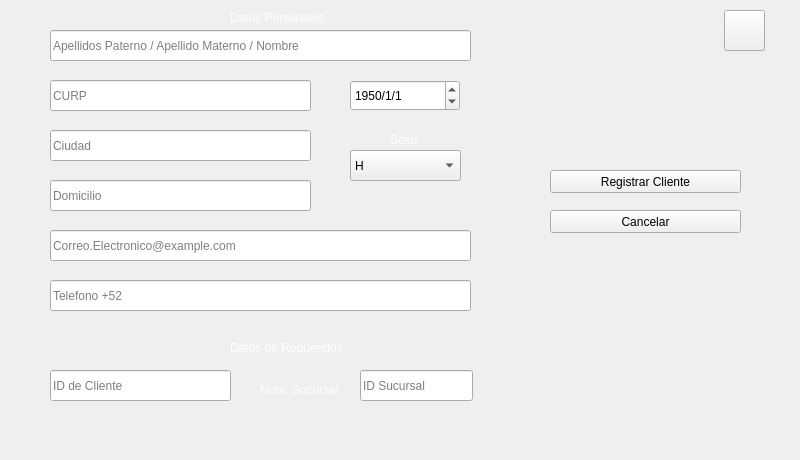
      <widget class="QWidget" name="tab_3">
       <attribute name="title">
        <string>Registrar Clientes</string>
       </attribute>
       <widget class="QLabel" name="label1002">
        <property name="geometry">
         <rect>
          <x>0</x>
          <y>0</y>
          <width>791</width>
          <height>451</height>
         </rect>
        </property>
        <property name="styleSheet">
         <string notr="true">border-image: url(:/imagenes/negro3.png);</string>
        </property>
        <property name="text">
         <string/>
        </property>
       </widget>
       <widget class="QLineEdit" name="NombreClientelineEdit">
        <property name="geometry">
         <rect>
          <x>50</x>
          <y>30</y>
          <width>421</width>
          <height>31</height>
         </rect>
        </property>
        <property name="styleSheet">
         <string notr="true">font: 63 9pt &quot;Yu Gothic UI Semibold&quot;;
font: 13pt &quot;MS Shell Dlg 2&quot;;</string>
        </property>
        <property name="placeholderText">
         <string>Apellidos Paterno / Apellido Materno / Nombre</string>
        </property>
       </widget>
       <widget class="QLineEdit" name="CURPclientelineEdit">
        <property name="geometry">
         <rect>
          <x>50</x>
          <y>80</y>
          <width>261</width>
          <height>31</height>
         </rect>
        </property>
        <property name="styleSheet">
         <string notr="true">font: 63 9pt &quot;Yu Gothic UI Semibold&quot;;
font: 13pt &quot;MS Shell Dlg 2&quot;;</string>
        </property>
        <property name="placeholderText">
         <string>CURP</string>
        </property>
       </widget>
       <widget class="QLineEdit" name="CiudadlineEdit">
        <property name="geometry">
         <rect>
          <x>50</x>
          <y>130</y>
          <width>261</width>
          <height>31</height>
         </rect>
        </property>
        <property name="styleSheet">
         <string notr="true">font: 63 9pt &quot;Yu Gothic UI Semibold&quot;;
font: 13pt &quot;MS Shell Dlg 2&quot;;</string>
        </property>
        <property name="placeholderText">
         <string>Ciudad</string>
        </property>
       </widget>
       <widget class="QLineEdit" name="DomiciliolineEdit">
        <property name="geometry">
         <rect>
          <x>50</x>
          <y>180</y>
          <width>261</width>
          <height>31</height>
         </rect>
        </property>
        <property name="styleSheet">
         <string notr="true">font: 63 9pt &quot;Yu Gothic UI Semibold&quot;;
font: 13pt &quot;MS Shell Dlg 2&quot;;</string>
        </property>
        <property name="placeholderText">
         <string>Domicilio</string>
        </property>
       </widget>
       <widget class="QLineEdit" name="CorreoClientelineEdit">
        <property name="geometry">
         <rect>
          <x>50</x>
          <y>230</y>
          <width>421</width>
          <height>31</height>
         </rect>
        </property>
        <property name="styleSheet">
         <string notr="true">font: 63 9pt &quot;Yu Gothic UI Semibold&quot;;
font: 13pt &quot;MS Shell Dlg 2&quot;;</string>
        </property>
        <property name="placeholderText">
         <string>Correo.Electronico@example.com</string>
        </property>
       </widget>
       <widget class="QLineEdit" name="TelefonoClientelineEdit">
        <property name="geometry">
         <rect>
          <x>50</x>
          <y>280</y>
          <width>421</width>
          <height>31</height>
         </rect>
        </property>
        <property name="styleSheet">
         <string notr="true">font: 63 9pt &quot;Yu Gothic UI Semibold&quot;;
font: 13pt &quot;MS Shell Dlg 2&quot;;</string>
        </property>
        <property name="placeholderText">
         <string>Telefono +52</string>
        </property>
       </widget>
       <widget class="QLabel" name="label101_2">
        <property name="geometry">
         <rect>
          <x>230</x>
          <y>340</y>
          <width>121</width>
          <height>16</height>
         </rect>
        </property>
        <property name="styleSheet">
         <string notr="true">font: 10pt &quot;MS Shell Dlg 2&quot;;
color: rgb(255, 255, 255);</string>
        </property>
        <property name="text">
         <string>Datos de Requeridos</string>
        </property>
       </widget>
       <widget class="QLineEdit" name="IdClientelineEdit">
        <property name="geometry">
         <rect>
          <x>50</x>
          <y>370</y>
          <width>181</width>
          <height>31</height>
         </rect>
        </property>
        <property name="styleSheet">
         <string notr="true">font: 63 9pt &quot;Yu Gothic UI Semibold&quot;;
font: 13pt &quot;MS Shell Dlg 2&quot;;</string>
        </property>
        <property name="placeholderText">
         <string>ID de Cliente</string>
        </property>
       </widget>
       <widget class="QLabel" name="label115">
        <property name="geometry">
         <rect>
          <x>260</x>
          <y>380</y>
          <width>91</width>
          <height>20</height>
         </rect>
        </property>
        <property name="styleSheet">
         <string notr="true">color: rgb(255, 255, 255);
font: 10pt &quot;MS Shell Dlg 2&quot;;</string>
        </property>
        <property name="text">
         <string>Num. Sucursal</string>
        </property>
       </widget>
       <widget class="QDateEdit" name="FechaNacClientedateEdit">
        <property name="geometry">
         <rect>
          <x>350</x>
          <y>80</y>
          <width>110</width>
          <height>31</height>
         </rect>
        </property>
        <property name="styleSheet">
         <string notr="true">font: 63 9pt &quot;Yu Gothic UI Semibold&quot;;
font: 13pt &quot;MS Shell Dlg 2&quot;;</string>
        </property>
        <property name="specialValueText">
         <string/>
        </property>
        <property name="displayFormat">
         <string>yyyy/M/d</string>
        </property>
        <property name="date">
         <date>
          <year>1950</year>
          <month>1</month>
          <day>1</day>
         </date>
        </property>
       </widget>
       <widget class="QPushButton" name="AgregarClientepushButton">
        <property name="geometry">
         <rect>
          <x>550</x>
          <y>170</y>
          <width>191</width>
          <height>23</height>
         </rect>
        </property>
        <property name="styleSheet">
         <string notr="true">font: 63 9pt &quot;Yu Gothic UI Semibold&quot;;
font: 11pt &quot;MS Shell Dlg 2&quot;;</string>
        </property>
        <property name="text">
         <string>Registrar Cliente</string>
        </property>
       </widget>
       <widget class="QPushButton" name="CancelarClientepushButton">
        <property name="geometry">
         <rect>
          <x>550</x>
          <y>210</y>
          <width>191</width>
          <height>23</height>
         </rect>
        </property>
        <property name="styleSheet">
         <string notr="true">font: 63 9pt &quot;Yu Gothic UI Semibold&quot;;
font: 11pt &quot;MS Shell Dlg 2&quot;;</string>
        </property>
        <property name="text">
         <string>Cancelar</string>
        </property>
       </widget>
       <widget class="QLabel" name="label101">
        <property name="geometry">
         <rect>
          <x>230</x>
          <y>10</y>
          <width>111</width>
          <height>16</height>
         </rect>
        </property>
        <property name="styleSheet">
         <string notr="true">font: 10pt &quot;MS Shell Dlg 2&quot;;
color: rgb(255, 255, 255);</string>
        </property>
        <property name="text">
         <string>Datos Personales</string>
        </property>
       </widget>
       <widget class="QLineEdit" name="ID_sucClientelineEdit">
        <property name="geometry">
         <rect>
          <x>360</x>
          <y>370</y>
          <width>113</width>
          <height>31</height>
         </rect>
        </property>
        <property name="styleSheet">
         <string notr="true">font: 63 9pt &quot;Yu Gothic UI Semibold&quot;;
font: 13pt &quot;MS Shell Dlg 2&quot;;</string>
        </property>
        <property name="placeholderText">
         <string>ID Sucursal</string>
        </property>
       </widget>
       <widget class="QComboBox" name="SexocomboBox">
        <property name="geometry">
         <rect>
          <x>350</x>
          <y>150</y>
          <width>111</width>
          <height>31</height>
         </rect>
        </property>
        <property name="styleSheet">
         <string notr="true">font: 63 9pt &quot;Yu Gothic UI Semibold&quot;;
font: 13pt &quot;MS Shell Dlg 2&quot;;</string>
        </property>
        <item>
         <property name="text">
          <string>H</string>
         </property>
        </item>
        <item>
         <property name="text">
          <string>M</string>
         </property>
        </item>
       </widget>
       <widget class="QLabel" name="label115_5">
        <property name="geometry">
         <rect>
          <x>390</x>
          <y>130</y>
          <width>31</width>
          <height>20</height>
         </rect>
        </property>
        <property name="styleSheet">
         <string notr="true">color: rgb(255, 255, 255);
font: 10pt &quot;MS Shell Dlg 2&quot;;</string>
        </property>
        <property name="text">
         <string>Sexo</string>
        </property>
       </widget>
       <widget class="QPushButton" name="AyudaClientespushButton">
        <property name="geometry">
         <rect>
          <x>724</x>
          <y>10</y>
          <width>41</width>
          <height>41</height>
         </rect>
        </property>
        <property name="styleSheet">
         <string notr="true">border-image: url(:/imagenes/ayuda.png);</string>
        </property>
        <property name="text">
         <string/>
        </property>
       </widget>
       <widget class="QPushButton" name="pushButton">
        <property name="geometry">
         <rect>
          <x>50</x>
          <y>370</y>
          <width>181</width>
          <height>31</height>
         </rect>
        </property>
        <property name="styleSheet">
         <string notr="true">background-color: transparent;
background: none;
border: none;
background-repeat: none;</string>
        </property>
        <property name="text">
         <string/>
        </property>
       </widget>
      </widget>
